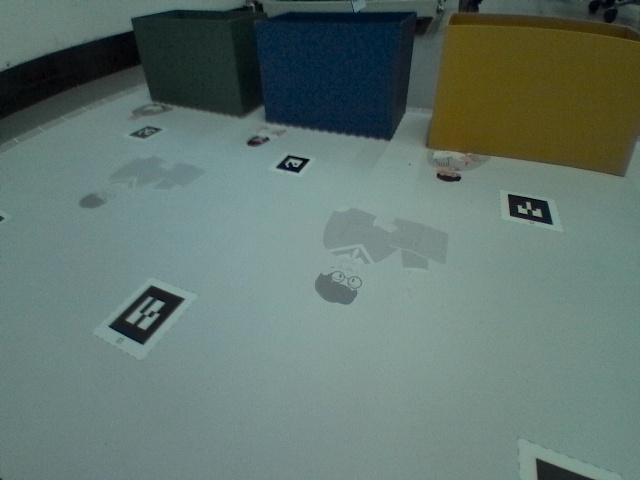
#> input picture jushen_code_CRAIC/test/debug/captured/captured_example.jpg, 640 x 480 px
$ python hsvSelectTools.py --img captured/captured_example.jpg
#> lines starting #> are read from the running program, lines starting #| are printed output that depends on the picture; after the words box and inside, x2 and y2 are one past the last pixel; in counts of white or black regions, pixels touching at a corner belong together
# encoding:utf-8
# -*- coding: utf-8 -*-

import cv2
import numpy as np
import os
import platform
import argparse
import time
import threading

"""
功能:读取一张图片,显示出来,转化为HSV色彩空间
     并通过滑块调节HSV阈值,实时显示
"""

printNote = ("左键图片选择颜色, 右键清除范围, 窗口按q打印结果 \n erode 溶蚀量, dilate 膨胀量")

# 请修改文件路径
# 本地文件位置
imagePath = 'img/004.jpg'
# 网页图片位置,本地图片不存在时会打开网页图片
imageURL = 'http://10.10.20.47:8080/stream_viewer?topic=/usb_cam_chest/image_raw'

FATCH_RATE = 0.5


FLAG_URL = False
FLAG_GET_PARSE = True

image = None

mouse_hsv = None
mouse_flag = 0
lowerbH = 0
lowerbS = 0
lowerbV = 0
upperbH = 0
upperbS = 0
upperbV = 0

plt_h = []
plt_s = []
plt_v = []
max_record = [0, 0, 0]
min_record = [255, 255, 255]


# [10 lines left out: function fetchImageFromHttp, not called in this run]


def nothing(x):
    pass


# [94 lines left out: functions hsv_max, hsv_min, mouse_click, fetchURL, fetchOnceURL, not called in this run]

def main():
    global mouse_flag, mouse_hsv, lowerbH, lowerbS, lowerbV, upperbH, upperbS, upperbV
    global min_record, max_record, image
    global FLAG_GET_PARSE, FLAG_URL

    winName = "Quit with \'q\'"
    # winName = winName.decode('utf-8')
    cv2.namedWindow(winName, cv2.WINDOW_NORMAL)
    cv2.resizeWindow(winName, 800, 1000)

    if FLAG_GET_PARSE and FLAG_URL:
        image = fetchOnceURL()
    elif FLAG_GET_PARSE and FLAG_URL == False:
        image = cv2.imread(imagePath)
#> image is the input picture: shape (480, 640, 3); mean B, G, R 110, 116.8, 97.7
    if FLAG_GET_PARSE == False:
        image = cv2.imread(imagePath)  # 根据路径读取一张图片
        if image is None:
            image = fetchOnceURL()
            FLAG_URL = True
            if image is None:
                print("请填写正确的文件路径")
                exit()
    cv2.imshow(winName, image)
    cv2.setMouseCallback(winName, mouse_click)

    print(printNote)
    # 可以自己设定初始值，最大值255不需要调节
    cv2.createTrackbar('LowerbH', winName, 0, 180, nothing)
#> slider 'LowerbH' is set to 36
    cv2.createTrackbar('UpperbH', winName, 180, 180, nothing)
    cv2.createTrackbar('LowerbS', winName, 0, 255, nothing)
#> slider 'LowerbS' is set to 51
    cv2.createTrackbar('UpperbS', winName, 255, 255, nothing)
    cv2.createTrackbar('LowerbV', winName, 0, 255, nothing)
#> slider 'LowerbV' is set to 51
    cv2.createTrackbar('UpperbV', winName, 255, 255, nothing)

    cv2.createTrackbar('erode', winName, 0, 50, nothing)
#> slider 'erode' is set to 16
    cv2.createTrackbar("dilate", winName, 0, 50, nothing)
#> slider 'dilate' is set to 16

    if FLAG_URL:
        urlImagefetch_thread = threading.Thread(target=fetchURL, daemon=True)
        urlImagefetch_thread.start()

    while True:
        lowerbH = cv2.getTrackbarPos('LowerbH', winName)
        upperbH = cv2.getTrackbarPos('UpperbH', winName)
        lowerbS = cv2.getTrackbarPos('LowerbS', winName)
        upperbS = cv2.getTrackbarPos('UpperbS', winName)
        lowerbV = cv2.getTrackbarPos('LowerbV', winName)
        upperbV = cv2.getTrackbarPos('UpperbV', winName)

        erodeValue = cv2.getTrackbarPos('erode', winName)
        dilateValue = cv2.getTrackbarPos('dilate', winName)

        dst = cv2.cvtColor(image, cv2.COLOR_BGR2HSV)  # BGR转HSV
#> dst: shape (480, 640, 3); mean H, S, V 80.1, 69.4, 118.9
        dst = cv2.inRange(dst, (lowerbH, lowerbS, lowerbV),
                          (upperbH, upperbS, upperbV))  # 通过HSV的高低阈值，提取图像部分区域
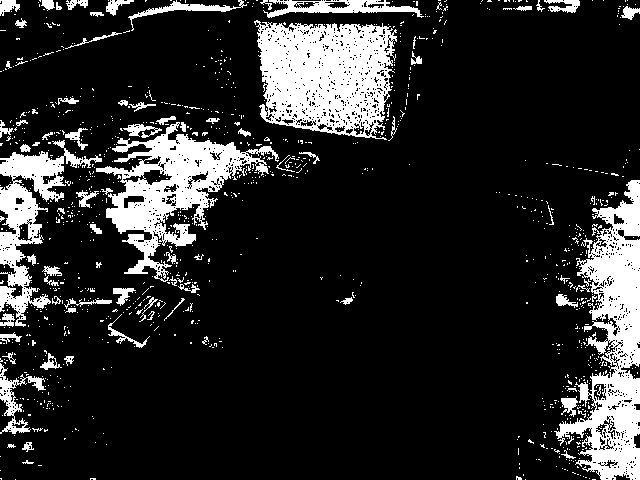
#> dst: shape (480, 640); 16.1% white; 1091 white regions (1011 under 20 px), largest, box (x1, y1, x2, y2) and area: (254, 20, 397, 140) 12045, (554, 180, 640, 480) 11636, (96, 122, 279, 282) 9274

        dst = cv2.erode(dst, np.ones((erodeValue, erodeValue), dtype=np.uint8))
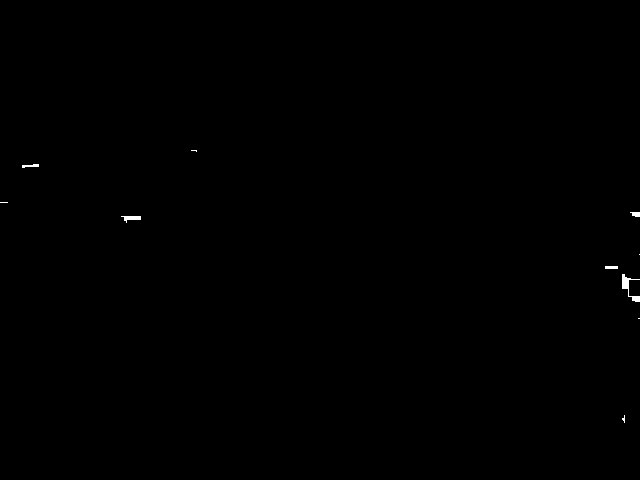
#> dst: shape (480, 640); 0.13% white; 10 white regions (5 under 20 px), largest, box (x1, y1, x2, y2) and area: (622, 274, 640, 302) 160, (121, 216, 141, 223) 76, (22, 164, 39, 168) 43, (630, 212, 640, 217) 39, (605, 266, 618, 269) 39
        dst = cv2.dilate(dst, np.ones(
            (dilateValue, dilateValue), dtype=np.int8))
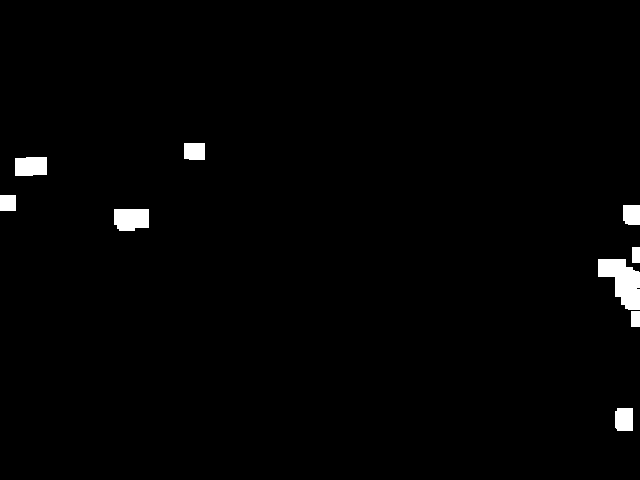
#> dst: shape (480, 640); 1.4% white; 9 white regions, largest, box (x1, y1, x2, y2) and area: (598, 259, 640, 310) 1338, (114, 209, 149, 231) 706, (15, 157, 47, 176) 583
        # 输入图像与输入图像在掩模条件下按位与，得到掩模范围内的原图像
        img_specifiedColor = cv2.bitwise_and(image, image, mask=dst)

        if mouse_flag:
            mouse_hsv_str = 'H:'+"%d" %min_record[0] + '~'+ "%d" %max_record[0] + ' S:'+"%d" %(min_record[
                1]) + '~'+"%d" %(max_record[1]) + ' V:'+"%d" %(min_record[2]) + '~'+"%d" %(max_record[2])

            font = cv2.FONT_HERSHEY_SIMPLEX
            cv2.putText(img_specifiedColor, mouse_hsv_str,
                        (50, 50), font, 0.8, (0, 0, 0), 5)
            cv2.putText(img_specifiedColor, mouse_hsv_str,
                        (50, 50), font, 0.8, (255, 255, 255), 2)

        cv2.imshow(winName, img_specifiedColor)
        cv2.namedWindow(winName, cv2.WINDOW_NORMAL)
        if cv2.waitKey(1) & 0xFF == ord('q'):
#> (key q is pressed here)
            print("关闭并打印结果")
            print("[(", lowerbH, ',', lowerbS, ',', lowerbV,
                  "),(", upperbH, ',', upperbS, ',', upperbV, ')]')
            print("erode:",erodeValue,' dilate:',dilateValue)
            break
    cv2.destroyAllWindows()


def parse_args():
    description = "-"
    parser = argparse.ArgumentParser(description=description)
    parser.add_argument("-i", "--img", type=str, default=None,help="输入图片地址 如:img/004.jpg")
    parser.add_argument("-u","--url", type=str, default=None, help="从网页串流获取 如:http://192.168.8.168:8080/stream_viewer?topic=/usb_cam_chest/image_raw")
    return parser.parse_args()


if __name__ == "__main__":
    args = parse_args()
    print(args.img,args.url)
    if args.url is not None:
        imageURL = args.url
        FLAG_URL = True
    elif args.img is not None:
        imagePath = args.img
    else:
        FLAG_GET_PARSE = False

    main()
